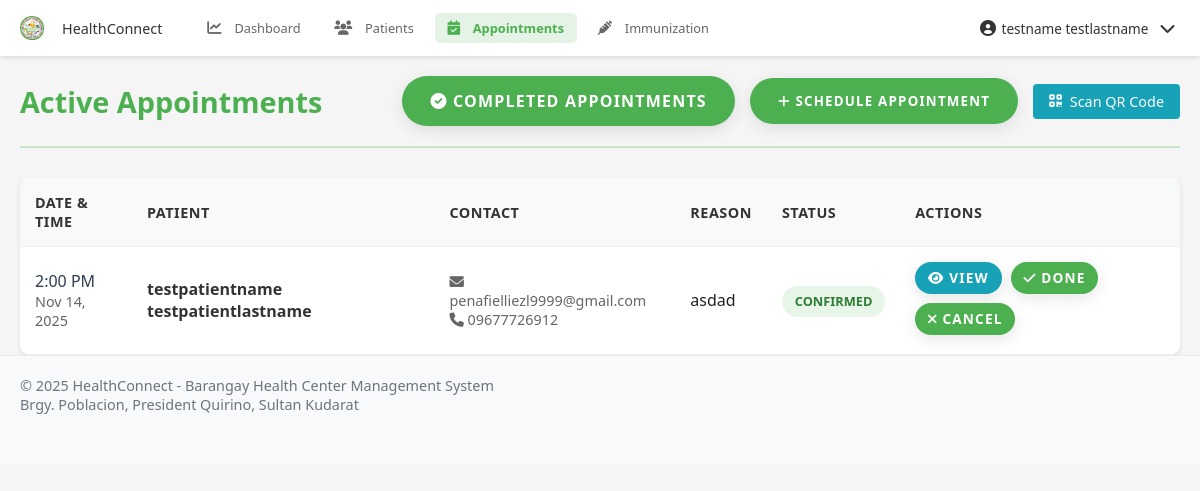
Page /pages/health_worker/appointments.php (signed in) on the committed database.
### tables this page shows
CREATE TABLE `appointments` (
  `appointment_id` int(11) NOT NULL,
  `patient_id` int(11) DEFAULT NULL,
  `health_worker_id` int(11) DEFAULT NULL,
  `appointment_date` date DEFAULT NULL,
  `appointment_time` time DEFAULT NULL,
  `status_id` int(11) DEFAULT NULL,
  `reason` text DEFAULT NULL,
  `notes` text DEFAULT NULL,
  `sms_notification_sent` tinyint(1) DEFAULT 0,
  `created_at` timestamp NOT NULL DEFAULT current_timestamp(),
  `updated_at` timestamp NOT NULL DEFAULT current_timestamp() ON UPDATE current_timestamp()
);

CREATE TABLE `users` (
  `user_id` int(11) NOT NULL,
  `role_id` int(11) DEFAULT NULL,
  `username` varchar(50) NOT NULL,
  `email` varchar(100) NOT NULL,
  `password` varchar(255) NOT NULL,
  `mobile_number` varchar(20) DEFAULT NULL,
  `first_name` varchar(100) NOT NULL,
  `middle_name` varchar(100) DEFAULT NULL,
  `last_name` varchar(100) NOT NULL,
  `gender` enum('Male','Female','Other') DEFAULT NULL,
  `date_of_birth` date DEFAULT NULL,
  `address` text DEFAULT NULL,
  `profile_picture` varchar(255) DEFAULT NULL,
  `is_active` tinyint(1) DEFAULT 1,
  `last_login` datetime DEFAULT NULL,
  `otp` varchar(6) DEFAULT NULL,
  `otp_expiry` datetime DEFAULT NULL,
  `created_at` timestamp NOT NULL DEFAULT current_timestamp(),
  `updated_at` timestamp NOT NULL DEFAULT current_timestamp() ON UPDATE current_timestamp()
);

CREATE TABLE `appointment_status` (
  `status_id` int(11) NOT NULL,
  `status_name` varchar(50) NOT NULL,
  `created_at` timestamp NOT NULL DEFAULT current_timestamp()
);

### pages/health_worker/appointments.php (the view, shortened to what this page needs)
<?php
$database = new Database();
$pdo = $database->getConnection();
try {
    $query = "SELECT health_worker_id FROM health_workers WHERE user_id = ?";
    $stmt = $pdo->prepare($query);
    $stmt->execute([$_SESSION['user_id']]);
    $health_worker = $stmt->fetch(PDO::FETCH_ASSOC);
    $health_worker_id = $health_worker['health_worker_id'];
} catch (PDOException $e) {
    error_log("Error fetching health worker ID: " . $e->getMessage());
    header('Location: /connect/pages/login.php');
    exit();
}
try {
    $query = "SELECT a.appointment_id as id, a.appointment_date, a.appointment_time, a.notes, a.status_id, a.reason,
                     u.first_name, u.last_name, u.email, u.mobile_number as patient_phone,
                     s.status_name as status
              FROM appointments a
              JOIN patients p ON a.patient_id = p.patient_id
              JOIN users u ON p.user_id = u.user_id
              JOIN appointment_status s ON a.status_id = s.status_id
              WHERE a.health_worker_id = ? AND a.status_id != 3
              ORDER BY a.appointment_date ASC, a.appointment_time ASC";
    $stmt = $pdo->prepare($query);
    $stmt->execute([$health_worker_id]);
    $appointments = $stmt->fetchAll(PDO::FETCH_ASSOC);
} catch (PDOException $e) {
    error_log("Error fetching appointments: " . $e->getMessage());
    $appointments = [];
}
?>
<!DOCTYPE html>
<html lang="en">
<head>
    <?php include __DIR__ . '/../../includes/header_links.php'; ?>
</head>
<body>
    <?php include __DIR__ . '/../../includes/navbar.php'; ?>
    <div class="container">
        <div class="page-header">
            <h1>Active Appointments</h1>
            <div class="header-actions">
                <a href="done_appointments.php" class="btn btn-success">
                    <i class="fas fa-check-circle"></i> Completed Appointments
                </a>
                <button class="btn btn-primary" onclick="showAddAppointmentModal()">
                    <i class="fas fa-plus"></i> Schedule Appointment
                </button>
                <button class="btn-scan" onclick="showQRScanner()">
                    <i class="fas fa-qrcode"></i> Scan QR Code
                </button>
            </div>
        </div>
        <div class="appointments-table-container">
            <?php if (empty($appointments)): ?>
            <div class="empty-state">
                <i class="fas fa-calendar-times"></i>
                <h3>No Appointments Found</h3>
                <p>There are no appointments matching your search criteria.</p>
            </div>
            <?php else: ?>
            <table class="appointments-table">
                <thead>
                    <tr>
                        <th>Date & Time</th>
                        <th>Patient</th>
                        <th>Contact</th>
                        <th>Reason</th>
                        <th>Status</th>
                        <th>Actions</th>
                    </tr>
                </thead>
                <tbody>
                    <?php foreach ($appointments as $appointment): ?>
                    <tr class="<?php echo strtolower($appointment['status']); ?>" data-appointment-id="<?php echo $appointment['id']; ?>">
                        <td>
                            <div class="table-datetime">
                                <?php echo date('g:i A', strtotime($appointment['appointment_time'])); ?>
                            </div>
                            <div class="table-date">
                                <?php echo date('M d, Y', strtotime($appointment['appointment_date'])); ?>
                            </div>
                        </td>
                        <td>
                            <div class="table-patient-name">
                                <?php echo htmlspecialchars($appointment['first_name'] . ' ' . $appointment['last_name']); ?>
                            </div>
                        </td>
                        <td>
                            <div class="table-contact-info">
                                <div><i class="fas fa-envelope"></i> <?php echo htmlspecialchars($appointment['email']); ?></div>
                                <div><i class="fas fa-phone"></i> <?php echo htmlspecialchars($appointment['patient_phone']); ?></div>
                            </div>
                        </td>
                        <td>
                            <div class="table-reason" title="<?php echo htmlspecialchars($appointment['reason'] ?? 'N/A'); ?>">
                                <?php echo htmlspecialchars($appointment['reason'] ?? 'N/A'); ?>
                            </div>
                        </td>
                        <td>
                            <span class="table-status-badge <?php echo strtolower($appointment['status']); ?>">
                                <?php echo ucfirst($appointment['status']); ?>
                            </span>
                        </td>
                        <td>
                            <div class="table-actions">
                                <a href="/connect/pages/health_worker/view_appointment.php?id=<?php echo $appointment['id']; ?>" class="btn btn-info" title="View Details">
                                    <i class="fas fa-eye"></i> View
                                </a>
                                <?php if ($appointment['status'] === 'Scheduled' || $appointment['status'] === 'Confirmed'): ?>
                                <button class="btn btn-success" onclick="updateStatus(<?php echo $appointment['id']; ?>, 'Done')" title="Mark as Done">
                                    <i class="fas fa-check"></i> Done
                                </button>
                                <button class="btn btn-danger" onclick="updateStatus(<?php echo $appointment['id']; ?>, 'Cancelled')" title="Cancel Appointment">
                                    <i class="fas fa-times"></i> Cancel
                                </button>
                                <?php endif; ?>
                            </div>
                        </td>
                    </tr>
                    <?php endforeach; ?>
                </tbody>
            </table>
            <?php endif; ?>
        </div>
    </div>
    <?php include __DIR__ . '/../../includes/footer.php'; ?>
</body>
</html>

### assets/css/style.css (style rules this page uses)
:root { --primary-color: #4CAF50; --primary-dark: #388E3C; --primary-light: #C8E6C9; --accent-color: #FF5722; --text-primary: #212121; --text-secondary: #757575; --divider-color: #BDBDBD; --background-color: #F5F5F5; --white: #FFFFFF; --error: #F44336; --warning: #FFC107; --info: #2196F3; --success: #4CAF50; }
* { margin: 0; padding: 0; box-sizing: border-box; font-family: 'Poppins', 'Segoe UI', Arial, sans-serif; }
html, body { height: 100%; background-color: var(--background-color); color: var(--text-primary); font-size: 16px; overflow-x: hidden; }
a { color: var(--primary-dark); text-decoration: none; transition: color 0.3s ease; }
.container { width: 100%; max-width: 1200px; margin: 0 auto; padding: 0 20px; }
.btn { display: inline-block; padding: 14px 28px; background-color: var(--primary-color); color: var(--white); border-radius: 30px; font-weight: 600; text-transform: uppercase; letter-spacing: 1.2px; transition: all 0.3s ease; cursor: pointer; border: none; box-shadow: 0 4px 15px rgba(0,0,0,0.1); }
.page-header { display: flex; justify-content: space-between; align-items: center; margin-bottom: 30px; padding: 20px 0; border-bottom: 2px solid var(--primary-light); }
.page-header h1 { color: var(--primary-color); margin: 0; font-size: 1.8rem; }
.header-actions { display: flex; gap: 15px; align-items: center; }
body { padding-top: 60px; padding-bottom: 70px; }

### pages/health_worker/appointments.php (style rules this page uses)
@media (min-width: 992px) { .appointments-table-container { display: block; } }
@media (min-width: 992px) { .appointments-table { width: 100%; border-collapse: collapse; margin-top: 20px; background: white; border-radius: 10px; overflow: hidden; box-shadow: 0 2px 4px rgba(0,0,0,0.1); } }
@media (min-width: 992px) { .appointments-table th, .appointments-table td { padding: 15px; text-align: left; border-bottom: 1px solid #eee; } }
@media (min-width: 992px) { .appointments-table th { background-color: #f8f9fa; font-weight: 600; color: #333; font-size: 0.9rem; text-transform: uppercase; letter-spacing: 0.5px; } }
@media (min-width: 992px) { .appointments-table tbody tr { transition: all 0.2s ease; } }
@media (min-width: 992px) { .table-patient-name { font-weight: 600; color: #333; } }
@media (min-width: 992px) { .table-contact-info { font-size: 0.9rem; color: #666; } }
@media (min-width: 992px) { .table-datetime { font-weight: 500; color: #2c3e50; } }
@media (min-width: 992px) { .table-date { color: #666; font-size: 0.9rem; } }
@media (min-width: 992px) { .table-status-badge { padding: 0.4rem 0.8rem; border-radius: 20px; font-weight: 600; font-size: 0.8rem; text-transform: uppercase; white-space: nowrap; } }
@media (min-width: 992px) { .table-actions { display: flex; gap: 5px; flex-wrap: wrap; } }
@media (min-width: 992px) { .table-actions .btn { padding: 0.4rem 0.8rem; font-size: 0.85rem; margin-right: 0.25rem; margin-bottom: 0.25rem; } }
@media (min-width: 992px) { .btn-info { background: #17a2b8; border: none; color: white; } }
@media (min-width: 992px) { .table-reason { max-width: 200px; overflow: hidden; text-overflow: ellipsis; white-space: nowrap; } }
.status-badge.confirmed, .table-status-badge.confirmed { background: #e8f5e9; color: #2e7d32; }
.btn-scan { background: #17a2b8; color: white; border: none; padding: 0.5rem 1rem; border-radius: 4px; cursor: pointer; font-size: 0.9rem; transition: background 0.2s; text-decoration: none; display: inline-flex; align-items: center; gap: 0.5rem; }

### includes/navbar.php (style rules this page uses)
body { padding-top: 48px; padding-bottom: 56px; }
@media (min-width: 769px) { body { padding-bottom: 0; } }
@media (min-width: 769px) { body { padding-top: 56px; } }

### rows in the picture
appointments: appointment_time "2:00 PM", appointment_date "Nov 14, 2025", users.first_name+last_name "testpatientname testpatientlastname", users.email "penafielliezl9999@gmail.com", users.mobile_number "09677726912", reason "asdad", status.status_name "CONFIRMED"

### other values in the picture
$_SESSION['name'] "testname testlastname"
